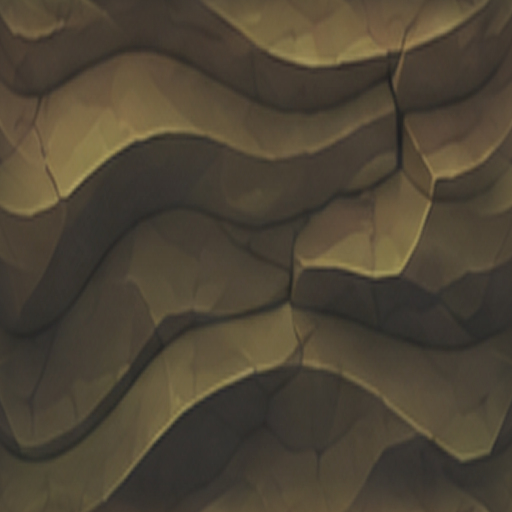
#> input picture TilesetExperiment/IMG_9471_BaseColor.png, 512 x 512 px
$ python make_tileable.py ../../TilesetExperiment/IMG_9471_BaseColor.png ../../TilesetExperiment/IMG_9473_BaseColor.png 5 1.0
#> lines starting #> are read from the running program, lines starting #| are printed output that depends on the picture; after the words box and inside, x2 and y2 are one past the last pixel; in counts of white or black regions, pixels touching at a corner belong together
"""把一张原色图做成四方连续：
1) 去掉低频明暗渐变（逐行 / 逐列平均亮度用大半径平滑后拉平），解决“越往下越深、一层一层”的问题；
2) 周期 + 平滑分解（Moisan 2011）去掉对边不连续，只改低频、几乎不动细节。
用法：python make_tileable.py 输入.png 输出.png [平滑半径px=96] [拉平强度0..1=0.85]
"""
import sys, numpy as np
from PIL import Image

def blur1d(a, r, axis):
    k = np.exp(-0.5 * (np.arange(-3 * r, 3 * r + 1) / r) ** 2); k /= k.sum()
    n = a.shape[axis]; pad = 3 * r
    ap = np.concatenate([np.take(a, range(n - pad, n), axis), a, np.take(a, range(pad), axis)], axis)   # 周期
    return np.apply_along_axis(lambda v: np.convolve(v, k, 'valid'), axis, ap)

def periodic_part(u):
    M, N = u.shape; v = np.zeros_like(u)
    v[0] += u[-1] - u[0]; v[-1] += u[0] - u[-1]; v[:, 0] += u[:, -1] - u[:, 0]; v[:, -1] += u[:, 0] - u[:, -1]
    q = np.arange(M)[:, None]; r = np.arange(N)[None, :]
    d = 2 * np.cos(2 * np.pi * q / M) + 2 * np.cos(2 * np.pi * r / N) - 4; d[0, 0] = 1
    s = np.fft.fft2(v) / d; s[0, 0] = 0
    return u - np.real(np.fft.ifft2(s))

src, dst = sys.argv[1], sys.argv[2]
R = int(sys.argv[3]) if len(sys.argv) > 3 else 96
K = float(sys.argv[4]) if len(sys.argv) > 4 else 0.85
a = np.asarray(Image.open(src).convert('RGB'), float) / 255
lum = a @ [0.2126, 0.7152, 0.0722]; m = lum.mean()
#> after `lum = a @ [0.2126, 0.7152, 0.0722]`:
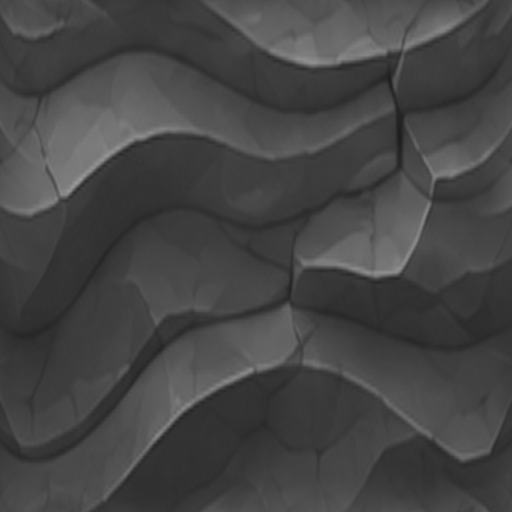
#> lum: shape (512, 512) float64; min 0.119, max 0.604, mean 0.274
#> after `m = lum.mean()`: m = 0.274
for axis in ((0, 1) if K > 0 else ()):   # 0: 逐行（纵向渐变）  1: 逐列（横向渐变）；K = 0 只做四方连续
    prof = lum.mean(axis=1 - axis)
    prof = blur1d(prof, R, 0)
    gain = (m / np.maximum(prof, 1e-3)) ** K
    a = a * (gain[:, None, None] if axis == 0 else gain[None, :, None])
    lum = a @ [0.2126, 0.7152, 0.0722]
a = np.stack([periodic_part(a[..., c]) for c in range(3)], -1)
#> in periodic_part, `v[0] += u[-1] - u[0]`:
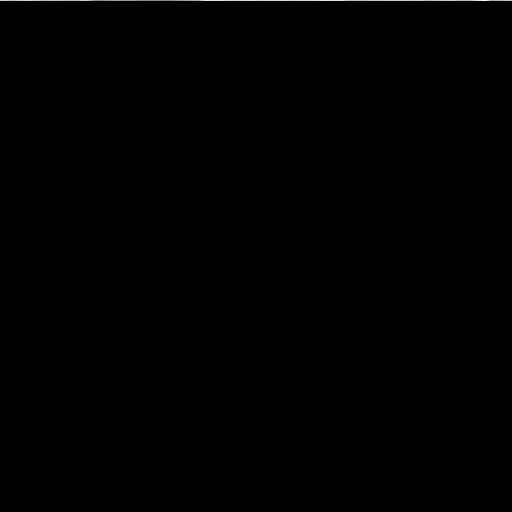
#> v: shape (512, 512) float64; min 0, max 0.00221, mean 3.27e-06; drawn with min black and max white
#> in periodic_part, `v[-1] += u[0] - u[-1]`:
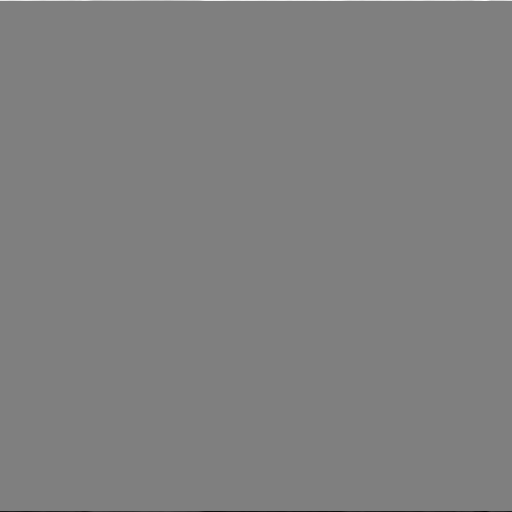
#> v: shape (512, 512) float64; 0.2% of pixels changed, all inside (x1, y1, x2, y2) = (0, 511, 512, 512); drawn with min black and max white
#> in periodic_part, `v[:, 0] += u[:, -1] - u[:, 0]`: v: shape (512, 512) float64; 0.2% of pixels changed, all inside (x1, y1, x2, y2) = (0, 0, 1, 512)
#> in periodic_part, `v[:, -1] += u[:, 0] - u[:, -1]`: v: shape (512, 512) float64; min -0.00251, max 0.0025, mean 0
#> in periodic_part, `return u - np.real(np.fft.ifft2(s))`:
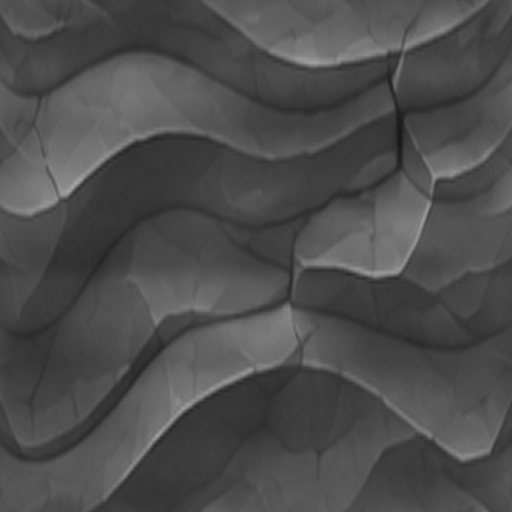
#> returned value: shape (512, 512) float64; min 0.0977, max 0.651, mean 0.305
#> in periodic_part (call 2), `v[-1] += u[0] - u[-1]`: v: shape (512, 512) float64; min -0.00195, max 0.00195, mean 0
#> in periodic_part (call 2), `v[:, 0] += u[:, -1] - u[:, 0]`: v: shape (512, 512) float64; min -0.00195, max 0.00222, mean 1.22e-06
#> in periodic_part (call 2), `v[:, -1] += u[:, 0] - u[:, -1]`: v: shape (512, 512) float64; min -0.00223, max 0.00222, mean -4.24e-22
#> in periodic_part (call 2), `d = 2 * np.cos(2 * np.pi * q / M) + 2 * np.cos(2 * np.pi * r / N) - 4`:
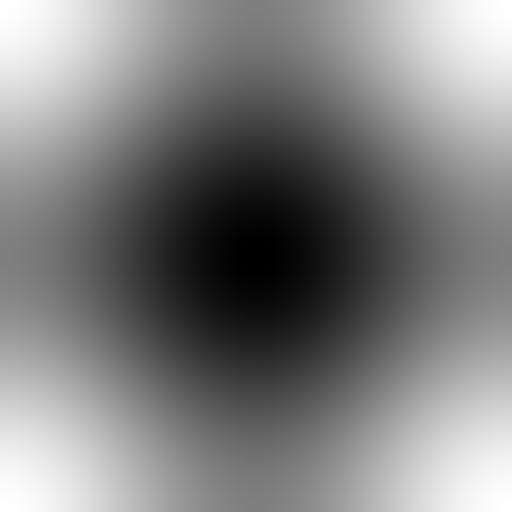
#> d: shape (512, 512) float64; min -8, max 0, mean -4; drawn with min black and max white
#> in periodic_part (call 2), `d[0, 0] = 1`: d: shape (512, 512) float64; under 0.01% of pixels changed, all inside (x1, y1, x2, y2) = (0, 0, 1, 1)
#> in periodic_part (call 3), `v[-1] += u[0] - u[-1]`: v: shape (512, 512) float64; min -0.00145, max 0.00145, mean 0
#> in periodic_part (call 3), `v[:, 0] += u[:, -1] - u[:, 0]`: v: shape (512, 512) float64; min -0.00145, max 0.00169, mean 9.92e-07
#> in periodic_part (call 3), `v[:, -1] += u[:, 0] - u[:, -1]`: v: shape (512, 512) float64; min -0.00169, max 0.00169, mean 0
#> in periodic_part (call 3), `return u - np.real(np.fft.ifft2(s))`:
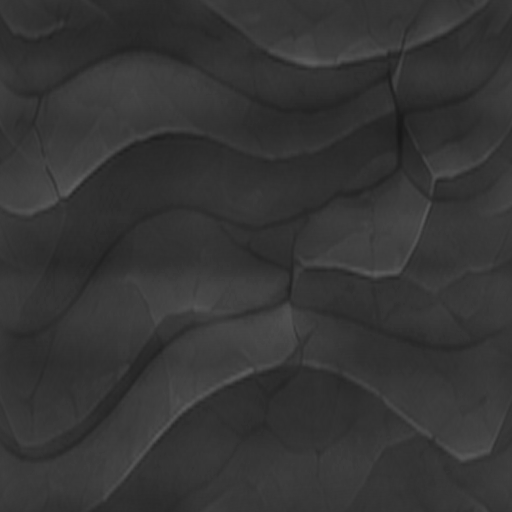
#> returned value: shape (512, 512) float64; min 0.0956, max 0.365, mean 0.212
Image.fromarray(np.uint8(np.clip(np.rint(a * 255), 0, 255))).save(dst)
e = lambda b: (np.abs(b[:, 0] - b[:, -1]).mean() * 255, np.abs(b[0] - b[-1]).mean() * 255)
print('对边差 L/R %.1f T/B %.1f' % e(a))
#| 对边差 L/R 0.0 T/B 0.0

$ run again, on TilesetExperiment/IMG_9485_BaseColor.png
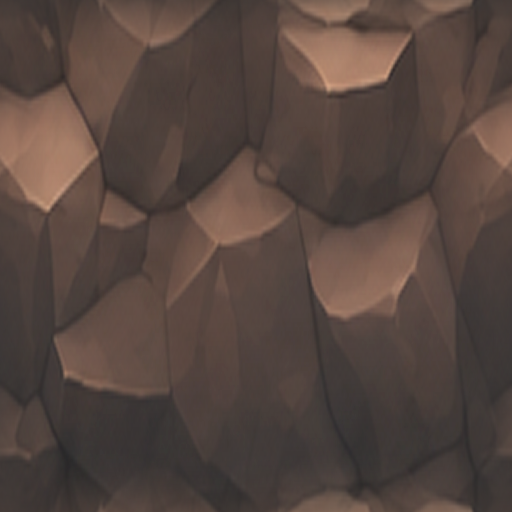
#> input picture TilesetExperiment/IMG_9485_BaseColor.png, 512 x 512 px
#> `lum = a @ [0.2126, 0.7152, 0.0722]`:
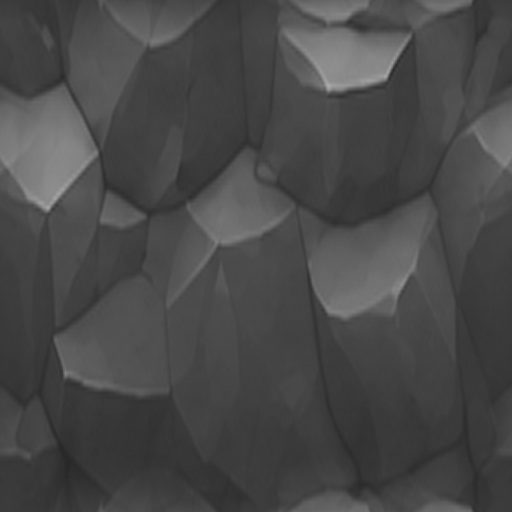
#> lum: shape (512, 512) float64; min 0.158, max 0.67, mean 0.287
#> m = 0.287
#> v: shape (512, 512) float64; min -0.00416, max 0.00416, mean 0
#> v: shape (512, 512) float64; min -0.00416, max 0.00416, mean 8.94e-07
#> v: shape (512, 512) float64; min -0.00416, max 0.00416, mean 0
#> v: shape (512, 512) float64; min -0.00342, max 0.00342, mean 0
#> v: shape (512, 512) float64; min -0.00342, max 0.00342, mean 7.44e-07
#> v: shape (512, 512) float64; min -0.00342, max 0.00342, mean 0
#> d: shape (512, 512) float64; min -8, max 1, mean -4
#> in periodic_part (call 2), `return u - np.real(np.fft.ifft2(s))`:
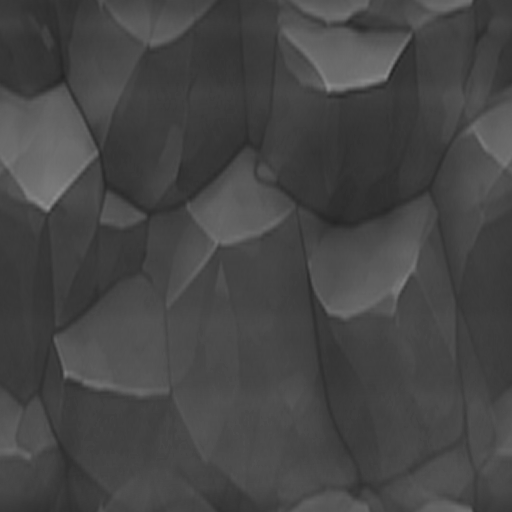
#> returned value: shape (512, 512) float64; min 0.143, max 0.563, mean 0.276
#> v: shape (512, 512) float64; min -0.00295, max 0.00295, mean 0
#> v: shape (512, 512) float64; min -0.00295, max 0.00295, mean 6.86e-07
#> v: shape (512, 512) float64; min -0.00295, max 0.00295, mean 0
#| 对边差 L/R 0.0 T/B 0.0
